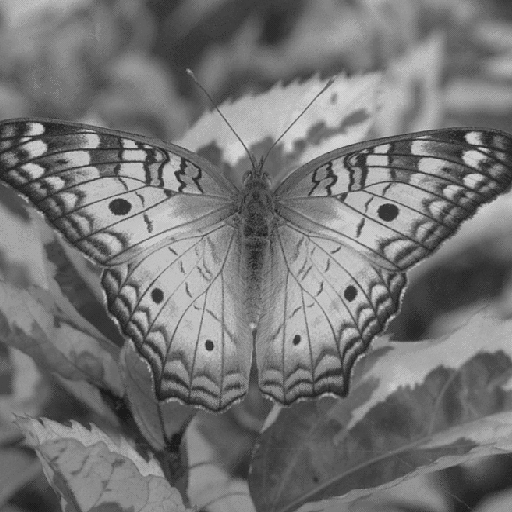
#> input picture lab-0/images/butterfly.png, 512 x 512 px
$ python 1-7-bit-plane.py images/butterfly.png out.png 5
#> lines starting #> are read from the running program, lines starting #| are printed output that depends on the picture; after the words box and inside, x2 and y2 are one past the last pixel; in counts of white or black regions, pixels touching at a corner belong together
import sys
import cv2 as cv
import numpy as np


def main():
    if len(sys.argv) < 4:
        sys.exit("Parameters are missing")

    img = cv.imread(sys.argv[1])
#> img is the input picture: shape (512, 512, 3); min 27, max 212, mean 116.8

    if img is None :
        sys.exit("Could not read the images")

    bit = int(sys.argv[3])
    print(bit)
    img = ((img >> bit) & 1) * 255
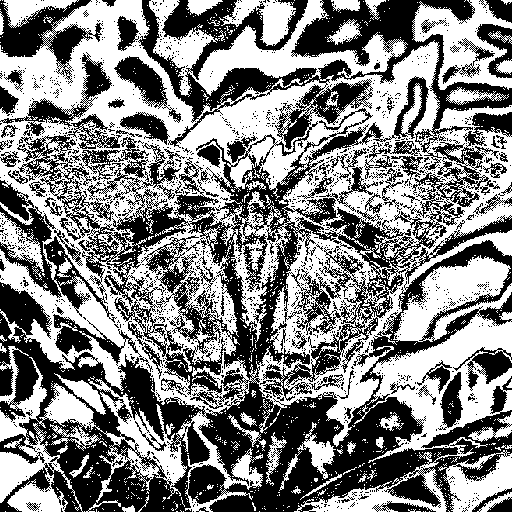
#> img: shape (512, 512, 3); 51.6% white; 1646 black regions (1558 under 20 px), largest, box (x1, y1, x2, y2) and area: (0, 0, 512, 512) 99182, (0, 180, 117, 323) 3472, (0, 0, 103, 84) 3170
    cv.imwrite(sys.argv[2], img)


if __name__ == "__main__":
    main()

$ run again, on lab-0/images/house.png
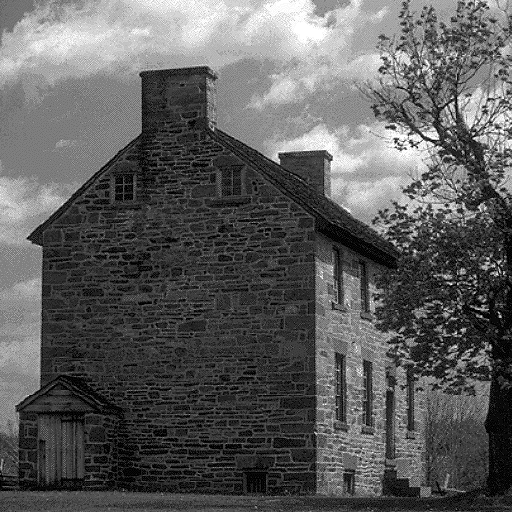
#> input picture lab-0/images/house.png, 512 x 512 px
#> in main, img is the input picture: shape (512, 512, 3); min 0, max 255, mean 92.9
#> in main, `img = ((img >> bit) & 1) * 255`:
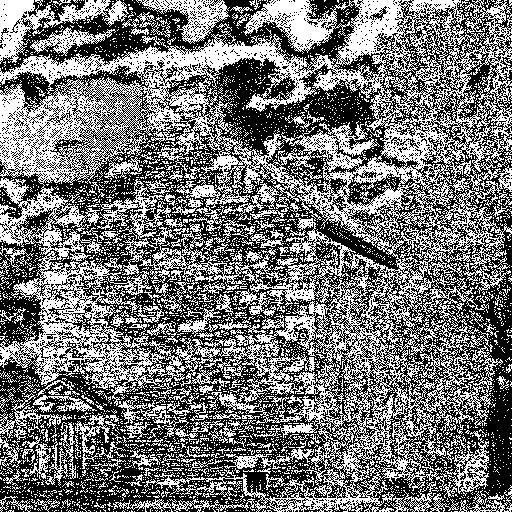
#> img: shape (512, 512, 3); 46.2% white in thin lines or dots
